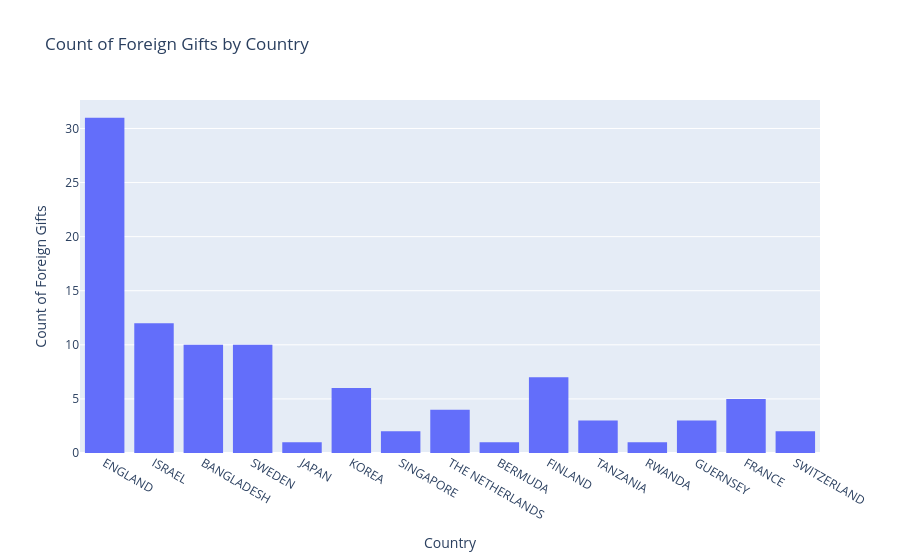
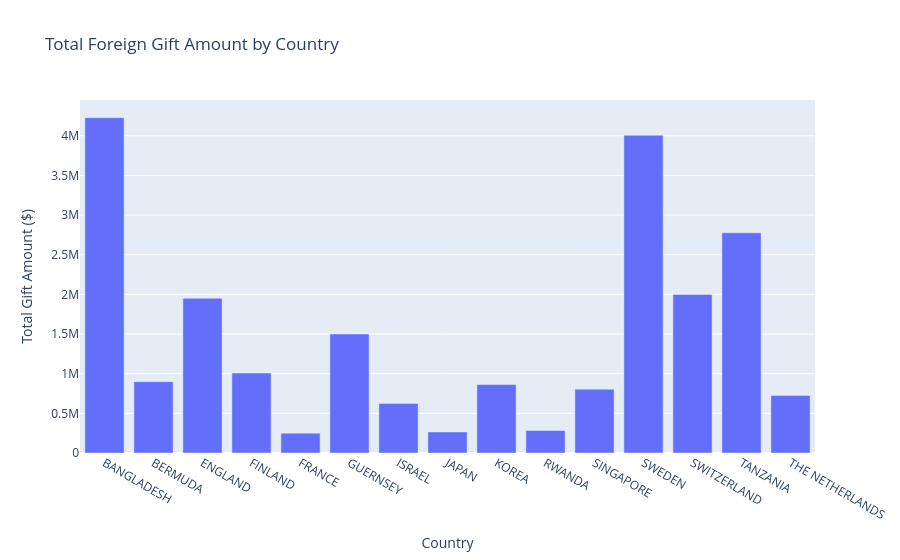

The code cell stored with these charts, in order, in its notebook:
### Markdown cell above
When looking at the distribution of foreign gift amounts to UVA, the graph above shows that the majority of foreign gifts that UVA recieves are less than $200,000.

### Code cell
#Histogram of country of giftor to UVA
uva_country_hist = px.histogram(uva_df, x='Country of Giftor', 
                                title='Count of Foreign Gifts by Country',
                                labels={'Country of Giftor': 'Country'})
uva_country_hist.update_layout(yaxis_title='Count of Foreign Gifts')

#Bar of gift amount to UVA by country
uva_gift_amount_country = uva_df.groupby('Country of Giftor', as_index=False).sum("Foreign Gift Amount")
uva_gift_amount_bar = px.bar(uva_gift_amount_country, x='Country of Giftor', 
                             y='Foreign Gift Amount', 
                             title='Total Foreign Gift Amount by Country', 
                             labels={'Foreign Gift Amount': 'Total Gift Amount ($)', 'Country of Giftor': 'Country'})

uva_country_hist.show()
uva_gift_amount_bar.show()

### Figure 1 — Plotly figure (JSON) as saved in the notebook; plotly's stock layout.template omitted (floating-point values rounded to 4 significant figures)
{"data": [{"bingroup": "x", "hovertemplate": "Country=%{x}<br>count=%{y}<extra></extra>", "legendgroup": "", "marker": {"color": "#636efa", "pattern": {"shape": ""}}, "name": "", "orientation": "v", "showlegend": false, "type": "histogram", "x": ["ENGLAND", "ISRAEL", "ISRAEL", "ISRAEL", "ISRAEL", "ISRAEL", "ISRAEL", "ISRAEL", "ENGLAND", "ISRAEL", "ISRAEL", "BANGLADESH", "ISRAEL", "ENGLAND", "ENGLAND", "SWEDEN", "SWEDEN", "JAPAN", "KOREA", "KOREA", "ENGLAND", "ENGLAND", "ENGLAND", "SINGAPORE", "BANGLADESH", "KOREA", "BANGLADESH", "BANGLADESH", "BANGLADESH", "BANGLADESH", "THE NETHERLANDS", "ISRAEL", "KOREA", "BANGLADESH", "ENGLAND", "ENGLAND", "ENGLAND", "ENGLAND", "ENGLAND", "SWEDEN", "THE NETHERLANDS", "KOREA", "SWEDEN", "BERMUDA", "KOREA", "SWEDEN", "ENGLAND", "SWEDEN", "ISRAEL", "ENGLAND", "FINLAND", "ENGLAND", "ENGLAND", "ENGLAND", "ENGLAND", "FINLAND", "TANZANIA", "FINLAND", "RWANDA", "ENGLAND", "ENGLAND", "GUERNSEY", "FRANCE", "ENGLAND", "BANGLADESH", "FRANCE", "ENGLAND", "FRANCE", "TANZANIA", "ENGLAND", "ENGLAND", "ENGLAND", "ENGLAND", "ENGLAND", "FRANCE", "ENGLAND", "ENGLAND", "BANGLADESH", "ENGLAND", "FRANCE", "ENGLAND", "FINLAND", "FINLAND", "FINLAND", "FINLAND", "SWEDEN", "TANZANIA", "GUERNSEY", "SWEDEN", "SINGAPORE", "SWEDEN", "BANGLADESH", "SWITZERLAND", "SWEDEN", "SWITZERLAND", "GUERNSEY", "THE NETHERLANDS", "THE NETHERLANDS"], "xaxis": "x", "yaxis": "y"}], "layout": {"barmode": "relative", "legend": {"tracegroupgap": 0}, "title": {"text": "Count of Foreign Gifts by Country"}, "xaxis": {"anchor": "y", "domain": [0, 1], "title": {"text": "Country"}}, "yaxis": {"anchor": "x", "domain": [0, 1], "title": {"text": "Count of Foreign Gifts"}}}}

### Figure 2 — Plotly figure (JSON) as saved in the notebook; plotly's stock layout.template omitted (floating-point values rounded to 4 significant figures)
{"data": [{"hovertemplate": "Country=%{x}<br>Total Gift Amount ($)=%{y}<extra></extra>", "legendgroup": "", "marker": {"color": "#636efa", "pattern": {"shape": ""}}, "name": "", "orientation": "v", "showlegend": false, "textposition": "auto", "type": "bar", "x": ["BANGLADESH", "BERMUDA", "ENGLAND", "FINLAND", "FRANCE", "GUERNSEY", "ISRAEL", "JAPAN", "KOREA", "RWANDA", "SINGAPORE", "SWEDEN", "SWITZERLAND", "TANZANIA", "THE NETHERLANDS"], "xaxis": "x", "y": [4228589, 900000, 1950666, 1008384, 250383, 1500000, 623655, 265970, 862787, 284135, 805000, 4007552, 2000000, 2776447, 725670], "yaxis": "y"}], "layout": {"barmode": "relative", "legend": {"tracegroupgap": 0}, "title": {"text": "Total Foreign Gift Amount by Country"}, "xaxis": {"anchor": "y", "domain": [0, 1], "title": {"text": "Country"}}, "yaxis": {"anchor": "x", "domain": [0, 1], "title": {"text": "Total Gift Amount ($)"}}}}
